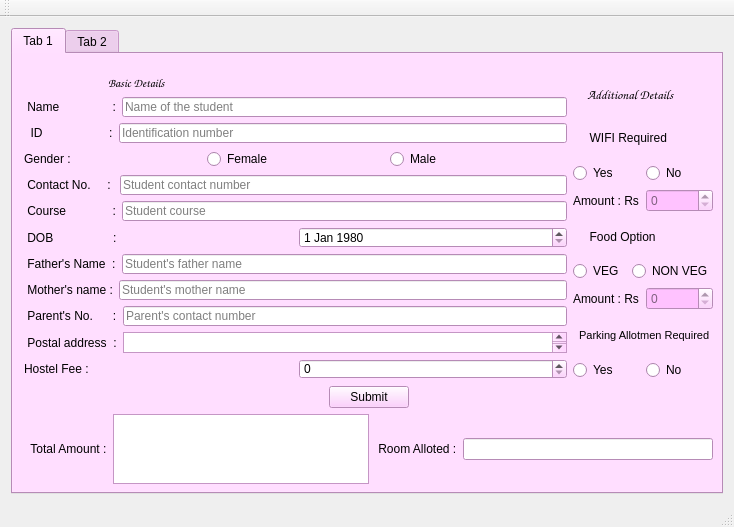
<?xml version="1.0" encoding="UTF-8"?>
<ui version="4.0">
 <class>Form</class>
 <widget class="QMainWindow" name="Form">
  <property name="geometry">
   <rect>
    <x>0</x>
    <y>0</y>
    <width>734</width>
    <height>527</height>
   </rect>
  </property>
  <property name="windowTitle">
   <string>Form</string>
  </property>
  <widget class="QWidget" name="centralWidget">
   <layout class="QVBoxLayout" name="verticalLayout_2">
    <item>
     <widget class="QTabWidget" name="tabWidget">
      <property name="palette">
       <palette>
        <active>
         <colorrole role="WindowText">
          <brush brushstyle="SolidPattern">
           <color alpha="255">
            <red>0</red>
            <green>0</green>
            <blue>0</blue>
           </color>
          </brush>
         </colorrole>
         <colorrole role="Button">
          <brush brushstyle="SolidPattern">
           <color alpha="255">
            <red>255</red>
            <green>194</green>
            <blue>255</blue>
           </color>
          </brush>
         </colorrole>
         <colorrole role="Light">
          <brush brushstyle="SolidPattern">
           <color alpha="255">
            <red>255</red>
            <green>255</green>
            <blue>255</blue>
           </color>
          </brush>
         </colorrole>
         <colorrole role="Midlight">
          <brush brushstyle="SolidPattern">
           <color alpha="255">
            <red>255</red>
            <green>224</green>
            <blue>255</blue>
           </color>
          </brush>
         </colorrole>
         <colorrole role="Dark">
          <brush brushstyle="SolidPattern">
           <color alpha="255">
            <red>127</red>
            <green>97</green>
            <blue>127</blue>
           </color>
          </brush>
         </colorrole>
         <colorrole role="Mid">
          <brush brushstyle="SolidPattern">
           <color alpha="255">
            <red>170</red>
            <green>129</green>
            <blue>170</blue>
           </color>
          </brush>
         </colorrole>
         <colorrole role="Text">
          <brush brushstyle="SolidPattern">
           <color alpha="255">
            <red>0</red>
            <green>0</green>
            <blue>0</blue>
           </color>
          </brush>
         </colorrole>
         <colorrole role="BrightText">
          <brush brushstyle="SolidPattern">
           <color alpha="255">
            <red>255</red>
            <green>255</green>
            <blue>255</blue>
           </color>
          </brush>
         </colorrole>
         <colorrole role="ButtonText">
          <brush brushstyle="SolidPattern">
           <color alpha="255">
            <red>0</red>
            <green>0</green>
            <blue>0</blue>
           </color>
          </brush>
         </colorrole>
         <colorrole role="Base">
          <brush brushstyle="SolidPattern">
           <color alpha="255">
            <red>255</red>
            <green>255</green>
            <blue>255</blue>
           </color>
          </brush>
         </colorrole>
         <colorrole role="Window">
          <brush brushstyle="SolidPattern">
           <color alpha="255">
            <red>255</red>
            <green>194</green>
            <blue>255</blue>
           </color>
          </brush>
         </colorrole>
         <colorrole role="Shadow">
          <brush brushstyle="SolidPattern">
           <color alpha="255">
            <red>0</red>
            <green>0</green>
            <blue>0</blue>
           </color>
          </brush>
         </colorrole>
         <colorrole role="AlternateBase">
          <brush brushstyle="SolidPattern">
           <color alpha="255">
            <red>255</red>
            <green>224</green>
            <blue>255</blue>
           </color>
          </brush>
         </colorrole>
         <colorrole role="ToolTipBase">
          <brush brushstyle="SolidPattern">
           <color alpha="255">
            <red>255</red>
            <green>255</green>
            <blue>220</blue>
           </color>
          </brush>
         </colorrole>
         <colorrole role="ToolTipText">
          <brush brushstyle="SolidPattern">
           <color alpha="255">
            <red>0</red>
            <green>0</green>
            <blue>0</blue>
           </color>
          </brush>
         </colorrole>
        </active>
        <inactive>
         <colorrole role="WindowText">
          <brush brushstyle="SolidPattern">
           <color alpha="255">
            <red>0</red>
            <green>0</green>
            <blue>0</blue>
           </color>
          </brush>
         </colorrole>
         <colorrole role="Button">
          <brush brushstyle="SolidPattern">
           <color alpha="255">
            <red>255</red>
            <green>194</green>
            <blue>255</blue>
           </color>
          </brush>
         </colorrole>
         <colorrole role="Light">
          <brush brushstyle="SolidPattern">
           <color alpha="255">
            <red>255</red>
            <green>255</green>
            <blue>255</blue>
           </color>
          </brush>
         </colorrole>
         <colorrole role="Midlight">
          <brush brushstyle="SolidPattern">
           <color alpha="255">
            <red>255</red>
            <green>224</green>
            <blue>255</blue>
           </color>
          </brush>
         </colorrole>
         <colorrole role="Dark">
          <brush brushstyle="SolidPattern">
           <color alpha="255">
            <red>127</red>
            <green>97</green>
            <blue>127</blue>
           </color>
          </brush>
         </colorrole>
         <colorrole role="Mid">
          <brush brushstyle="SolidPattern">
           <color alpha="255">
            <red>170</red>
            <green>129</green>
            <blue>170</blue>
           </color>
          </brush>
         </colorrole>
         <colorrole role="Text">
          <brush brushstyle="SolidPattern">
           <color alpha="255">
            <red>0</red>
            <green>0</green>
            <blue>0</blue>
           </color>
          </brush>
         </colorrole>
         <colorrole role="BrightText">
          <brush brushstyle="SolidPattern">
           <color alpha="255">
            <red>255</red>
            <green>255</green>
            <blue>255</blue>
           </color>
          </brush>
         </colorrole>
         <colorrole role="ButtonText">
          <brush brushstyle="SolidPattern">
           <color alpha="255">
            <red>0</red>
            <green>0</green>
            <blue>0</blue>
           </color>
          </brush>
         </colorrole>
         <colorrole role="Base">
          <brush brushstyle="SolidPattern">
           <color alpha="255">
            <red>255</red>
            <green>255</green>
            <blue>255</blue>
           </color>
          </brush>
         </colorrole>
         <colorrole role="Window">
          <brush brushstyle="SolidPattern">
           <color alpha="255">
            <red>255</red>
            <green>194</green>
            <blue>255</blue>
           </color>
          </brush>
         </colorrole>
         <colorrole role="Shadow">
          <brush brushstyle="SolidPattern">
           <color alpha="255">
            <red>0</red>
            <green>0</green>
            <blue>0</blue>
           </color>
          </brush>
         </colorrole>
         <colorrole role="AlternateBase">
          <brush brushstyle="SolidPattern">
           <color alpha="255">
            <red>255</red>
            <green>224</green>
            <blue>255</blue>
           </color>
          </brush>
         </colorrole>
         <colorrole role="ToolTipBase">
          <brush brushstyle="SolidPattern">
           <color alpha="255">
            <red>255</red>
            <green>255</green>
            <blue>220</blue>
           </color>
          </brush>
         </colorrole>
         <colorrole role="ToolTipText">
          <brush brushstyle="SolidPattern">
           <color alpha="255">
            <red>0</red>
            <green>0</green>
            <blue>0</blue>
           </color>
          </brush>
         </colorrole>
        </inactive>
        <disabled>
         <colorrole role="WindowText">
          <brush brushstyle="SolidPattern">
           <color alpha="255">
            <red>127</red>
            <green>97</green>
            <blue>127</blue>
           </color>
          </brush>
         </colorrole>
         <colorrole role="Button">
          <brush brushstyle="SolidPattern">
           <color alpha="255">
            <red>255</red>
            <green>194</green>
            <blue>255</blue>
           </color>
          </brush>
         </colorrole>
         <colorrole role="Light">
          <brush brushstyle="SolidPattern">
           <color alpha="255">
            <red>255</red>
            <green>255</green>
            <blue>255</blue>
           </color>
          </brush>
         </colorrole>
         <colorrole role="Midlight">
          <brush brushstyle="SolidPattern">
           <color alpha="255">
            <red>255</red>
            <green>224</green>
            <blue>255</blue>
           </color>
          </brush>
         </colorrole>
         <colorrole role="Dark">
          <brush brushstyle="SolidPattern">
           <color alpha="255">
            <red>127</red>
            <green>97</green>
            <blue>127</blue>
           </color>
          </brush>
         </colorrole>
         <colorrole role="Mid">
          <brush brushstyle="SolidPattern">
           <color alpha="255">
            <red>170</red>
            <green>129</green>
            <blue>170</blue>
           </color>
          </brush>
         </colorrole>
         <colorrole role="Text">
          <brush brushstyle="SolidPattern">
           <color alpha="255">
            <red>127</red>
            <green>97</green>
            <blue>127</blue>
           </color>
          </brush>
         </colorrole>
         <colorrole role="BrightText">
          <brush brushstyle="SolidPattern">
           <color alpha="255">
            <red>255</red>
            <green>255</green>
            <blue>255</blue>
           </color>
          </brush>
         </colorrole>
         <colorrole role="ButtonText">
          <brush brushstyle="SolidPattern">
           <color alpha="255">
            <red>127</red>
            <green>97</green>
            <blue>127</blue>
           </color>
          </brush>
         </colorrole>
         <colorrole role="Base">
          <brush brushstyle="SolidPattern">
           <color alpha="255">
            <red>255</red>
            <green>194</green>
            <blue>255</blue>
           </color>
          </brush>
         </colorrole>
         <colorrole role="Window">
          <brush brushstyle="SolidPattern">
           <color alpha="255">
            <red>255</red>
            <green>194</green>
            <blue>255</blue>
           </color>
          </brush>
         </colorrole>
         <colorrole role="Shadow">
          <brush brushstyle="SolidPattern">
           <color alpha="255">
            <red>0</red>
            <green>0</green>
            <blue>0</blue>
           </color>
          </brush>
         </colorrole>
         <colorrole role="AlternateBase">
          <brush brushstyle="SolidPattern">
           <color alpha="255">
            <red>255</red>
            <green>194</green>
            <blue>255</blue>
           </color>
          </brush>
         </colorrole>
         <colorrole role="ToolTipBase">
          <brush brushstyle="SolidPattern">
           <color alpha="255">
            <red>255</red>
            <green>255</green>
            <blue>220</blue>
           </color>
          </brush>
         </colorrole>
         <colorrole role="ToolTipText">
          <brush brushstyle="SolidPattern">
           <color alpha="255">
            <red>0</red>
            <green>0</green>
            <blue>0</blue>
           </color>
          </brush>
         </colorrole>
        </disabled>
       </palette>
      </property>
      <property name="currentIndex">
       <number>0</number>
      </property>
      <widget class="QWidget" name="tab">
       <attribute name="title">
        <string>Tab 1</string>
       </attribute>
       <widget class="QWidget" name="">
        <property name="geometry">
         <rect>
          <x>0</x>
          <y>10</y>
          <width>711</width>
          <height>431</height>
         </rect>
        </property>
        <layout class="QVBoxLayout" name="verticalLayout">
         <item>
          <layout class="QHBoxLayout" name="horizontalLayout">
           <item>
            <layout class="QVBoxLayout" name="verticalLayout_7">
             <item>
              <widget class="QLabel" name="label_3">
               <property name="font">
                <font>
                 <family>Comic Sans MS</family>
                 <pointsize>9</pointsize>
                 <weight>75</weight>
                 <bold>true</bold>
                </font>
               </property>
               <property name="text">
                <string>                                Basic Details</string>
               </property>
              </widget>
             </item>
             <item>
              <layout class="QHBoxLayout" name="horizontalLayout_36">
               <item>
                <widget class="QLabel" name="label_36">
                 <property name="text">
                  <string> Name                :</string>
                 </property>
                </widget>
               </item>
               <item>
                <widget class="QLineEdit" name="lineEdit_5">
                 <property name="placeholderText">
                  <string>Name of the student</string>
                 </property>
                </widget>
               </item>
              </layout>
             </item>
             <item>
              <layout class="QHBoxLayout" name="horizontalLayout_37">
               <item>
                <widget class="QLabel" name="label_37">
                 <property name="text">
                  <string>  ID                    :</string>
                 </property>
                </widget>
               </item>
               <item>
                <widget class="QLineEdit" name="lineEdit_21">
                 <property name="placeholderText">
                  <string>Identification number</string>
                 </property>
                </widget>
               </item>
              </layout>
             </item>
             <item>
              <layout class="QHBoxLayout" name="horizontalLayout_4">
               <item>
                <widget class="QLabel" name="label">
                 <property name="text">
                  <string>Gender :</string>
                 </property>
                </widget>
               </item>
               <item>
                <widget class="QRadioButton" name="radioButton_2">
                 <property name="text">
                  <string>Female</string>
                 </property>
                </widget>
               </item>
               <item>
                <widget class="QRadioButton" name="radioButton">
                 <property name="text">
                  <string>Male</string>
                 </property>
                </widget>
               </item>
              </layout>
             </item>
             <item>
              <layout class="QHBoxLayout" name="horizontalLayout_38">
               <item>
                <widget class="QLabel" name="label_38">
                 <property name="text">
                  <string> Contact No.     : </string>
                 </property>
                </widget>
               </item>
               <item>
                <widget class="QLineEdit" name="lineEdit_22">
                 <property name="placeholderText">
                  <string>Student contact number</string>
                 </property>
                </widget>
               </item>
              </layout>
             </item>
             <item>
              <layout class="QHBoxLayout" name="horizontalLayout_39">
               <item>
                <widget class="QLabel" name="label_39">
                 <property name="text">
                  <string> Course              :</string>
                 </property>
                </widget>
               </item>
               <item>
                <widget class="QLineEdit" name="lineEdit_23">
                 <property name="placeholderText">
                  <string>Student course</string>
                 </property>
                </widget>
               </item>
              </layout>
             </item>
             <item>
              <layout class="QHBoxLayout" name="horizontalLayout_40">
               <item>
                <widget class="QLabel" name="label_40">
                 <property name="text">
                  <string> DOB                  :</string>
                 </property>
                </widget>
               </item>
               <item>
                <widget class="QDateEdit" name="dateEdit_4">
                 <property name="dateTime">
                  <datetime>
                   <hour>0</hour>
                   <minute>0</minute>
                   <second>0</second>
                   <year>1980</year>
                   <month>1</month>
                   <day>1</day>
                  </datetime>
                 </property>
                </widget>
               </item>
              </layout>
             </item>
             <item>
              <layout class="QHBoxLayout" name="horizontalLayout_41">
               <item>
                <widget class="QLabel" name="label_41">
                 <property name="text">
                  <string> Father's Name  :</string>
                 </property>
                </widget>
               </item>
               <item>
                <widget class="QLineEdit" name="lineEdit_24">
                 <property name="placeholderText">
                  <string>Student's father name</string>
                 </property>
                </widget>
               </item>
              </layout>
             </item>
             <item>
              <layout class="QHBoxLayout" name="horizontalLayout_42">
               <item>
                <widget class="QLabel" name="label_42">
                 <property name="text">
                  <string> Mother's name :</string>
                 </property>
                </widget>
               </item>
               <item>
                <widget class="QLineEdit" name="lineEdit_25">
                 <property name="placeholderText">
                  <string>Student's mother name</string>
                 </property>
                </widget>
               </item>
              </layout>
             </item>
             <item>
              <layout class="QHBoxLayout" name="horizontalLayout_44">
               <item>
                <widget class="QLabel" name="label_44">
                 <property name="text">
                  <string> Parent's No.      :</string>
                 </property>
                </widget>
               </item>
               <item>
                <widget class="QLineEdit" name="lineEdit_26">
                 <property name="placeholderText">
                  <string>Parent's contact number</string>
                 </property>
                </widget>
               </item>
              </layout>
             </item>
             <item>
              <layout class="QHBoxLayout" name="horizontalLayout_43">
               <item>
                <widget class="QLabel" name="label_43">
                 <property name="text">
                  <string> Postal address  :</string>
                 </property>
                </widget>
               </item>
               <item>
                <widget class="QTextEdit" name="textEdit_4"/>
               </item>
              </layout>
             </item>
             <item>
              <layout class="QHBoxLayout" name="horizontalLayout_5">
               <item>
                <widget class="QLabel" name="label_2">
                 <property name="text">
                  <string>Hostel Fee :</string>
                 </property>
                </widget>
               </item>
               <item>
                <widget class="QSpinBox" name="spinBox">
                 <property name="maximum">
                  <number>1000000000</number>
                 </property>
                </widget>
               </item>
              </layout>
             </item>
            </layout>
           </item>
           <item>
            <layout class="QVBoxLayout" name="verticalLayout_6">
             <item>
              <widget class="QLabel" name="label_7">
               <property name="font">
                <font>
                 <family>Comic Sans MS</family>
                 <pointsize>10</pointsize>
                 <weight>75</weight>
                 <bold>true</bold>
                </font>
               </property>
               <property name="text">
                <string>     Additional Details   </string>
               </property>
              </widget>
             </item>
             <item>
              <widget class="QLabel" name="label_9">
               <property name="font">
                <font>
                 <pointsize>9</pointsize>
                </font>
               </property>
               <property name="text">
                <string>     WIFI Required </string>
               </property>
              </widget>
             </item>
             <item>
              <layout class="QHBoxLayout" name="horizontalLayout_14">
               <item>
                <widget class="QRadioButton" name="radioButton_13">
                 <property name="text">
                  <string>Yes</string>
                 </property>
                </widget>
               </item>
               <item>
                <widget class="QRadioButton" name="radioButton_14">
                 <property name="text">
                  <string>No</string>
                 </property>
                </widget>
               </item>
              </layout>
             </item>
             <item>
              <layout class="QHBoxLayout" name="horizontalLayout_2">
               <item>
                <widget class="QLabel" name="label_4">
                 <property name="text">
                  <string>Amount : Rs</string>
                 </property>
                </widget>
               </item>
               <item>
                <widget class="QSpinBox" name="spinBox_2">
                 <property name="enabled">
                  <bool>false</bool>
                 </property>
                 <property name="maximum">
                  <number>1000000000</number>
                 </property>
                </widget>
               </item>
              </layout>
             </item>
             <item>
              <widget class="QLabel" name="label_12">
               <property name="font">
                <font>
                 <pointsize>9</pointsize>
                </font>
               </property>
               <property name="text">
                <string>     Food Option </string>
               </property>
              </widget>
             </item>
             <item>
              <layout class="QHBoxLayout" name="horizontalLayout_34">
               <item>
                <widget class="QRadioButton" name="radioButton_15">
                 <property name="text">
                  <string>VEG</string>
                 </property>
                </widget>
               </item>
               <item>
                <widget class="QRadioButton" name="radioButton_16">
                 <property name="text">
                  <string>NON VEG</string>
                 </property>
                </widget>
               </item>
              </layout>
             </item>
             <item>
              <layout class="QHBoxLayout" name="horizontalLayout_7">
               <item>
                <widget class="QLabel" name="label_8">
                 <property name="text">
                  <string>Amount : Rs</string>
                 </property>
                </widget>
               </item>
               <item>
                <widget class="QSpinBox" name="spinBox_3">
                 <property name="enabled">
                  <bool>false</bool>
                 </property>
                 <property name="maximum">
                  <number>1000000000</number>
                 </property>
                </widget>
               </item>
              </layout>
             </item>
             <item>
              <widget class="QLabel" name="label_35">
               <property name="font">
                <font>
                 <pointsize>8</pointsize>
                </font>
               </property>
               <property name="text">
                <string>  Parking Allotmen Required </string>
               </property>
              </widget>
             </item>
             <item>
              <layout class="QHBoxLayout" name="horizontalLayout_35">
               <item>
                <widget class="QRadioButton" name="radioButton_17">
                 <property name="text">
                  <string>Yes</string>
                 </property>
                </widget>
               </item>
               <item>
                <widget class="QRadioButton" name="radioButton_18">
                 <property name="text">
                  <string>No</string>
                 </property>
                </widget>
               </item>
              </layout>
             </item>
            </layout>
           </item>
          </layout>
         </item>
         <item>
          <layout class="QHBoxLayout" name="horizontalLayout_3">
           <item>
            <spacer name="horizontalSpacer_2">
             <property name="orientation">
              <enum>Qt::Horizontal</enum>
             </property>
             <property name="sizeHint" stdset="0">
              <size>
               <width>40</width>
               <height>20</height>
              </size>
             </property>
            </spacer>
           </item>
           <item>
            <widget class="QPushButton" name="pushButton">
             <property name="text">
              <string>Submit</string>
             </property>
            </widget>
           </item>
           <item>
            <spacer name="horizontalSpacer_3">
             <property name="orientation">
              <enum>Qt::Horizontal</enum>
             </property>
             <property name="sizeHint" stdset="0">
              <size>
               <width>40</width>
               <height>20</height>
              </size>
             </property>
            </spacer>
           </item>
          </layout>
         </item>
         <item>
          <layout class="QHBoxLayout" name="horizontalLayout_6">
           <item>
            <widget class="QLabel" name="label_6">
             <property name="text">
              <string>  Total Amount :</string>
             </property>
            </widget>
           </item>
           <item>
            <widget class="QTextBrowser" name="textBrowser_2"/>
           </item>
           <item>
            <widget class="QLabel" name="label_5">
             <property name="text">
              <string> Room Alloted :</string>
             </property>
            </widget>
           </item>
           <item>
            <widget class="QLineEdit" name="lineEdit"/>
           </item>
          </layout>
         </item>
        </layout>
       </widget>
      </widget>
      <widget class="QWidget" name="tab_2">
       <attribute name="title">
        <string>Tab 2</string>
       </attribute>
       <widget class="QTableWidget" name="tableWidget">
        <property name="geometry">
         <rect>
          <x>0</x>
          <y>1</y>
          <width>711</width>
          <height>451</height>
         </rect>
        </property>
        <column>
         <property name="text">
          <string>Name</string>
         </property>
        </column>
        <column>
         <property name="text">
          <string>ID</string>
         </property>
        </column>
        <column>
         <property name="text">
          <string>Gender</string>
         </property>
        </column>
        <column>
         <property name="text">
          <string>Course</string>
         </property>
        </column>
        <column>
         <property name="text">
          <string>DOB</string>
         </property>
        </column>
        <column>
         <property name="text">
          <string>Room alloted</string>
         </property>
        </column>
        <column>
         <property name="text">
          <string>total fee</string>
         </property>
        </column>
       </widget>
      </widget>
     </widget>
    </item>
   </layout>
  </widget>
  <widget class="QToolBar" name="mainToolBar">
   <attribute name="toolBarArea">
    <enum>TopToolBarArea</enum>
   </attribute>
   <attribute name="toolBarBreak">
    <bool>false</bool>
   </attribute>
  </widget>
  <widget class="QStatusBar" name="statusBar"/>
 </widget>
 <layoutdefault spacing="6" margin="11"/>
 <resources/>
 <connections/>
</ui>
